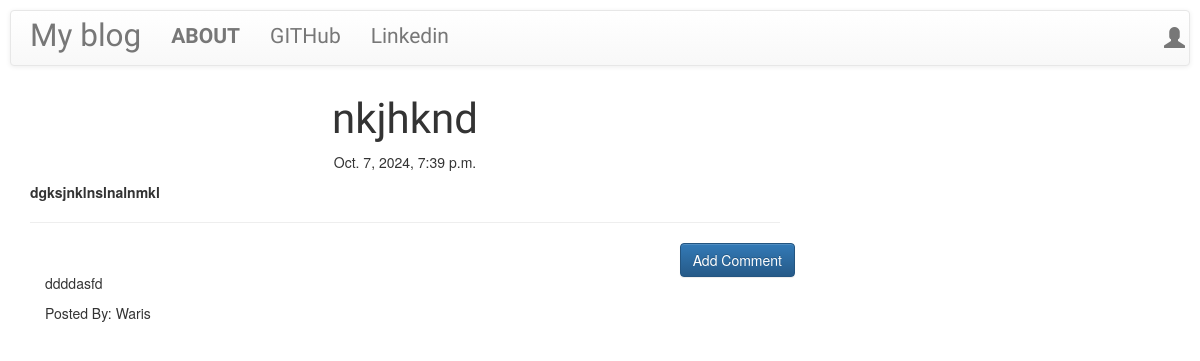
/post/10, run on the app's committed database.
### blog/models.py (models this page shows, shortened)
class Post(models.Model):
    author = models.ForeignKey('auth.User',on_delete=models.CASCADE)
    title = models.CharField(max_length=200)
    text = models.TextField()
    created_date = models.DateTimeField(default=timezone.now)
    published_date = models.DateTimeField(blank=True,null=True)

class Comment(models.Model):
        post = models.ForeignKey('blog.Post',related_name='comments',on_delete=models.CASCADE)
        author = models.CharField(max_length=200)
        text = models.TextField()
        created_date = models.DateTimeField(default=timezone.now())
        approved_comment = models.BooleanField(default=False)

### blog/views.py (the view)
# urls.py: path('post/<int:pk>', views.PostDetailView.as_view(),name = 'post_detail'),
class PostDetailView(DetailView):
    model = Post

### blog/templates/blog/post_detail.html (shortened to what this page needs)
{% extends 'blog/base.html' %}
{% block content %}
<h1 class="posttitle loader">{{ post.title }}</h1>
{% if post.published_date %}
  <div class="date postdate">
    {{ post.published_date }}
  </div>
{% else %}
  <a class="btn btn-default" href="{% url 'post_publish' pk=post.pk %}">Publish</a>
{% endif %}
<p class='postcontent'>{{ post.text|safe|linebreaksbr}}</p>
<hr>
<a class="btn btn-primary btn-comment" href="{% url 'add_comment_to_post' pk=post.pk %}">Add Comment</a>
<div class="container">
   {% for comment in post.comments.all %}
   <br>
     {% if user.is_authenticated or comment.approved_comment %}
       <p>{{comment.text|safe|linebreaks}}</p>
       <p>Posted By: {{comment.author}}</p>
     {% endif %}
   {% empty %}
     <p><b><em>No Comments!</em></b></p>
   {% endfor %}
</div>
{% endblock %}

### static/css/blog.css (style rules this page uses)
.postdate { text-align: center; }
.posttitle { font-family: 'Russo One', sans-serif; font-size:3em; text-align: center; }
.postcontent { font-family: 'Montserrat'; font-size: 1.5em }
.btn-comment { position: absolute; right: 0px; }
.loader { filter:hue-rotate(0deg); color:linear-gradient(45deg,#0f8,#08f); animation:hue 10000ms infinite linear; }

### data on the page
Post: title "nkjhknd", published_date "Oct. 7, 2024, 7:39 p.m.", text "dgksjnklnslnalnmkl"
Comment: text "ddddasfd", author "Waris"
